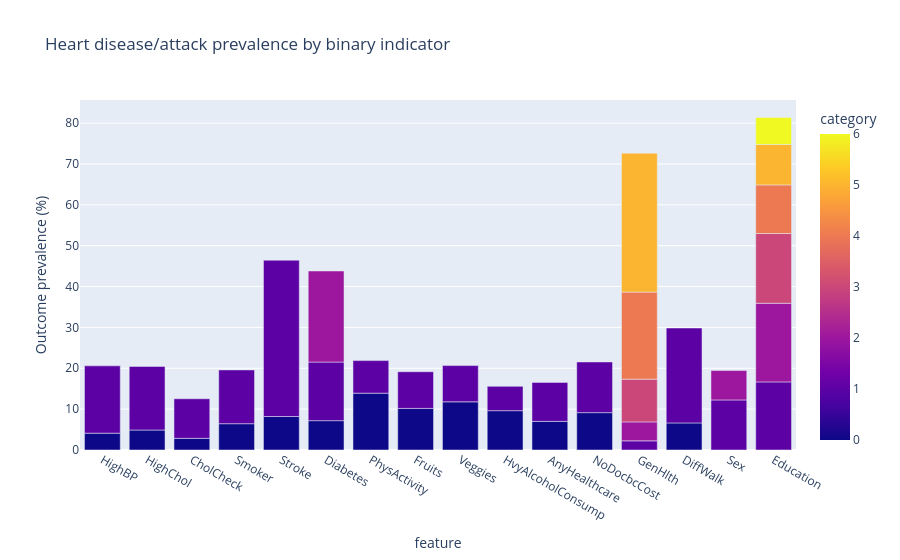

Notebook code for this chart:
### Markdown cell above
For each binary predictor, this table and chart compare the fraction with `HeartDiseaseorAttack = 1` among records coded 0 versus 1. `n` is the number of records in that group. Keep group sizes in view: rates from small groups are less stable. These unadjusted differences may reflect age or other characteristics rather than an independent relationship.

### Code cell
association_rows = []
for col in binary_features:
    grouped = brfss_df_selected.groupby(col, dropna=False)[target].agg(['mean', 'count'])
    for category, row in grouped.iterrows():
        association_rows.append({'feature': col, 'category': category, 'outcome_rate_pct': row['mean'] * 100, 'n': row['count']})
binary_outcome_rates = pd.DataFrame(association_rows)
display(binary_outcome_rates.sort_values(['feature','category']).round(2))
px.bar(binary_outcome_rates, x='feature', y='outcome_rate_pct', color='category', barmode='group', hover_data=['n'], title='Heart disease/attack prevalence by binary indicator', labels={'outcome_rate_pct':'Outcome prevalence (%)'}).show()

### Figure 1 — Plotly figure (JSON) as saved in the notebook; plotly's stock layout.template omitted (floating-point values rounded to 4 significant figures)
{"data": [{"alignmentgroup": "True", "customdata": [[144900.0], [108800.0], [146100.0], [107600.0], [9470.0], [244200.0], [141300.0], [112400.0], [243400.0], [10290.0], [213700.0], [4631.0], [35350.0], [61760.0], [191900.0], [92780.0], [160900.0], [47840.0], [205800.0], [239400.0], [14260.0], [12420.0], [241300.0], [232300.0], [21350.0], [45300.0], [89080.0], [75650.0], [31570.0], [12080.0], [211000.0], [42680.0], [111700.0], [142000.0], [174.0], [4043.0], [9478.0], [62750.0], [69910.0], [107300.0]], "hovertemplate": "feature=%{x}<br>Outcome prevalence (%)=%{y}<br>n=%{customdata[0]}<br>category=%{marker.color}<extra></extra>", "legendgroup": "", "marker": {"color": [0.0, 1.0, 0.0, 1.0, 0.0, 1.0, 0.0, 1.0, 0.0, 1.0, 0.0, 1.0, 2.0, 0.0, 1.0, 0.0, 1.0, 0.0, 1.0, 0.0, 1.0, 0.0, 1.0, 0.0, 1.0, 1.0, 2.0, 3.0, 4.0, 5.0, 0.0, 1.0, 1.0, 2.0, 1.0, 2.0, 3.0, 4.0, 5.0, 6.0], "coloraxis": "coloraxis", "pattern": {"shape": ""}}, "name": "", "offsetgroup": "", "orientation": "v", "showlegend": false, "textposition": "auto", "type": "bar", "x": ["HighBP", "HighBP", "HighChol", "HighChol", "CholCheck", "CholCheck", "Smoker", "Smoker", "Stroke", "Stroke", "Diabetes", "Diabetes", "Diabetes", "PhysActivity", "PhysActivity", "Fruits", "Fruits", "Veggies", "Veggies", "HvyAlcoholConsump", "HvyAlcoholConsump", "AnyHealthcare", "AnyHealthcare", "NoDocbcCost", "NoDocbcCost", "GenHlth", "GenHlth", "GenHlth", "GenHlth", "GenHlth", "DiffWalk", "DiffWalk", "Sex", "Sex", "Education", "Education", "Education", "Education", "Education", "Education"], "xaxis": "x", "y": [4.118, 16.47, 4.887, 15.57, 2.862, 9.673, 6.436, 13.17, 8.199, 38.25, 7.183, 14.34, 22.29, 13.91, 7.972, 10.18, 8.98, 11.79, 8.867, 9.625, 5.948, 7.007, 9.543, 9.144, 12.41, 2.243, 4.634, 10.46, 21.31, 34.0, 6.624, 23.23, 12.25, 7.188, 16.67, 19.24, 17.07, 11.9, 9.896, 6.6], "yaxis": "y"}], "layout": {"barmode": "group", "coloraxis": {"colorbar": {"title": {"text": "category"}}, "colorscale": [[0, "#0d0887"], [0.1111, "#46039f"], [0.2222, "#7201a8"], [0.3333, "#9c179e"], [0.4444, "#bd3786"], [0.5556, "#d8576b"], [0.6667, "#ed7953"], [0.7778, "#fb9f3a"], [0.8889, "#fdca26"], [1, "#f0f921"]]}, "legend": {"tracegroupgap": 0}, "title": {"text": "Heart disease/attack prevalence by binary indicator"}, "xaxis": {"anchor": "y", "domain": [0, 1], "title": {"text": "feature"}}, "yaxis": {"anchor": "x", "domain": [0, 1], "title": {"text": "Outcome prevalence (%)"}}}}
